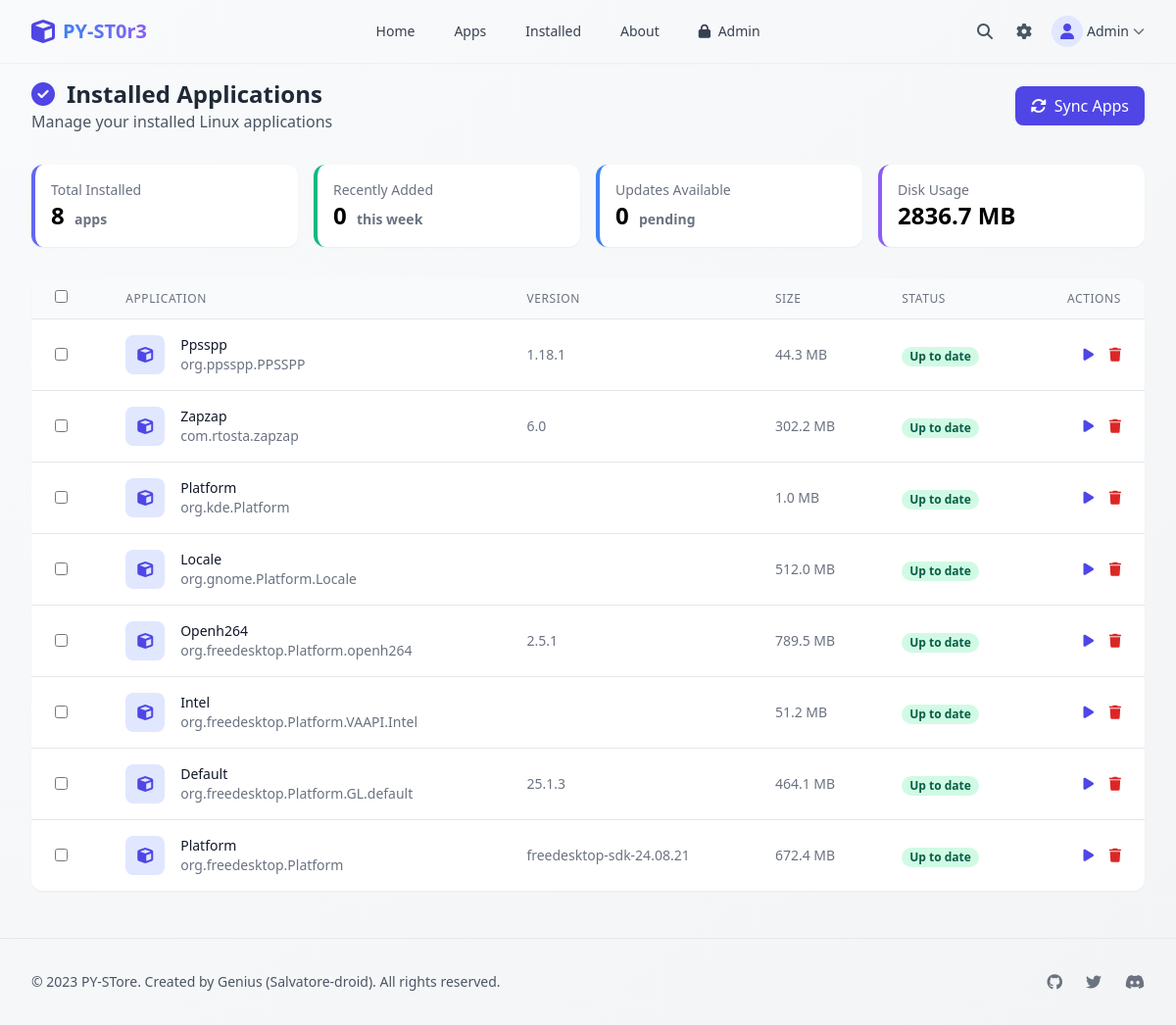
/installed/ (signed in), run on the app's committed database.
### base/models.py (models this page shows, shortened)
class InstalledApp(models.Model):
    STATUS_CHOICES = [
        ('up_to_date', 'Up to date'),
        ('update_available', 'Update available'),
        ('not_installed', 'Not installed'),
    ]
    user = models.ForeignKey(User, on_delete=models.CASCADE)
    app_id = models.CharField(max_length=255)  # Removed unique=True
    name = models.CharField(max_length=255)
    version = models.CharField(max_length=100)
    size = models.CharField(max_length=50)
    status = models.CharField(max_length=20, choices=STATUS_CHOICES, default='up_to_date')
    icon = models.CharField(max_length=50, default='cube')
    icon_color = models.CharField(max_length=50, default='indigo')
    install_date = models.DateTimeField(auto_now_add=True)
    last_updated = models.DateTimeField(auto_now=True)
    class Meta:
        ordering = ['-install_date']
        unique_together = ('user', 'app_id')  # Added composite unique constraint

### base/views.py (the view, shortened to what this page needs)
# urls.py: path('installed/', views.installed_apps, name='installed'),
@login_required
def installed_apps(request):
    apps = InstalledApp.objects.filter(user=request.user)
    total_size = 0.0
    for app in apps:
        if app.size and 'MB' in app.size:
            try:
                total_size += float(app.size.split()[0])
            except (ValueError, IndexError):
                continue
    context = {
        'apps': apps,
        'total_count': apps.count(),
        'total_size': f"{total_size:.1f} MB",
        'recent_count': apps.filter(install_date__gte=timezone.now()-timezone.timedelta(days=7)).count(),
        'update_count': apps.filter(status='update_available').count(),
    }
    return render(request, 'installed.html', context)

### base/templates/installed.html (shortened to what this page needs)
{% extends "base.html" %}
{% block content %}
<div class="animate-fade-in" x-data="{
    selected: [],
    selectAll: false,
    toggleAll() {
        this.selected = this.selectAll ?
            {% for app in apps %}'{{ app.app_id }}'{% if not forloop.last %},{% endif %}{% endfor %}.split(',') : [];
    }
}">
    <div class="flex items-center justify-between mb-8">
        <div>
            <h2 class="text-2xl font-bold text-gray-800 flex items-center">
                <i class="fas fa-check-circle text-indigo-600 mr-3"></i>
                Installed Applications
            </h2>
            <p class="text-gray-600">Manage your installed Linux applications</p>
        </div>
        <form method="post" class="flex items-center space-x-3">
            <button name="sync" type="submit"
                    class="px-4 py-2 bg-indigo-600 text-white rounded-lg hover:bg-indigo-700 transition-colors flex items-center">
                <i class="fas fa-sync-alt mr-2"></i> Sync Apps
            </button>
        </form>
    </div>
    <div class="grid grid-cols-1 md:grid-cols-4 gap-4 mb-8">
        <div class="bg-white p-4 rounded-xl shadow-sm border-l-4 border-indigo-500">
            <p class="text-sm text-gray-500">Total Installed</p>
            <p class="text-2xl font-bold">{{ total_count }} <span class="text-sm text-gray-500 ml-1">apps</span></p>
        </div>
        <div class="bg-white p-4 rounded-xl shadow-sm border-l-4 border-green-500">
            <p class="text-sm text-gray-500">Recently Added</p>
            <p class="text-2xl font-bold">{{ recent_count }} <span class="text-sm text-gray-500 ml-1">this week</span></p>
        </div>
        <div class="bg-white p-4 rounded-xl shadow-sm border-l-4 border-blue-500">
            <p class="text-sm text-gray-500">Updates Available</p>
            <p class="text-2xl font-bold">{{ update_count }} <span class="text-sm text-gray-500 ml-1">pending</span></p>
        </div>
        <div class="bg-white p-4 rounded-xl shadow-sm border-l-4 border-purple-500">
            <p class="text-sm text-gray-500">Disk Usage</p>
            <p class="text-2xl font-bold">{{ total_size }}</p>
        </div>
    </div>
    {% if apps %}
    <form method="post" class="bg-white rounded-xl shadow-sm overflow-hidden">
        <div class="overflow-x-auto">
            <table class="min-w-full divide-y divide-gray-200">
                <thead class="bg-gray-50">
                    <tr>
                        <th scope="col" class="px-6 py-3 text-left text-xs font-medium text-gray-500 uppercase tracking-wider">
                            <input type="checkbox" class="rounded text-indigo-600 focus:ring-indigo-500"
                                   x-model="selectAll" @change="toggleAll()">
                        </th>
                        <th scope="col" class="px-6 py-3 text-left text-xs font-medium text-gray-500 uppercase tracking-wider">
                            Application
                        </th>
                        <th scope="col" class="px-6 py-3 text-left text-xs font-medium text-gray-500 uppercase tracking-wider">
                            Version
                        </th>
                        <th scope="col" class="px-6 py-3 text-left text-xs font-medium text-gray-500 uppercase tracking-wider">
                            Size
                        </th>
                        <th scope="col" class="px-6 py-3 text-left text-xs font-medium text-gray-500 uppercase tracking-wider">
                            Status
                        </th>
                        <th scope="col" class="px-6 py-3 text-right text-xs font-medium text-gray-500 uppercase tracking-wider">
                            Actions
                        </th>
                    </tr>
                </thead>
                <tbody class="bg-white divide-y divide-gray-200">
                    {% for app in apps %}
                    <tr class="hover:bg-gray-50 transition-colors">
                        <td class="px-6 py-4 whitespace-nowrap">
                            <input type="checkbox" name="selected_ids" value="{{ app.app_id }}"
                                   class="rounded text-indigo-600 focus:ring-indigo-500"
                                   x-model="selected">
                        </td>
                        <td class="px-6 py-4 whitespace-nowrap">
                            <div class="flex items-center">
                                <div class="flex-shrink-0 h-10 w-10 bg-{{ app.icon_color }}-100 rounded-lg flex items-center justify-center">
                                    <i class="fas fa-{{ app.icon }} text-{{ app.icon_color }}-600"></i>
                                </div>
                                <div class="ml-4">
                                    <div class="text-sm font-medium text-gray-900">
                                        <a href="{% url 'app_detail' app.app_id %}" class="hover:text-indigo-600 hover:underline">
                                            {{ app.name }}
                                        </a>
                                    </div>
                                    <div class="text-sm text-gray-500">{{ app.app_id }}</div>
                                </div>
                            </div>
                        </td>
                        <td class="px-6 py-4 whitespace-nowrap text-sm text-gray-500">
                            {{ app.version }}
                        </td>
                        <td class="px-6 py-4 whitespace-nowrap text-sm text-gray-500">
                            {{ app.size }}
                        </td>
                        <td class="px-6 py-4 whitespace-nowrap">
                            <span class="px-2 inline-flex text-xs leading-5 font-semibold rounded-full
                                {% if app.status == 'up_to_date' %}bg-green-100 text-green-800
                                {% elif app.status == 'update_available' %}bg-yellow-100 text-yellow-800
                                {% else %}bg-gray-100 text-gray-800{% endif %}">
                                {{ app.get_status_display }}
                            </span>
                        </td>
                        <td class="px-6 py-4 whitespace-nowrap text-right text-sm font-medium">
                            <a href="{% url 'app_detail' app.app_id %}?action=launch"
                               class="text-indigo-600 hover:text-indigo-900 mr-3">
                                <i class="fas fa-play"></i>
                            </a>
                            <a href="{% url 'app_detail' app.app_id %}?action=uninstall"
                               class="text-red-600 hover:text-red-900">
                                <i class="fas fa-trash"></i>
                            </a>
                        </td>
                    </tr>
                    {% endfor %}
                </tbody>
            </table>
        </div>
    </form>
    {% endif %}
</div>
{% endblock %}

### base/templates/base.html (shortened to what this page needs)
<!DOCTYPE html>
<html lang="en" class="scroll-smooth">
<head>
    <link rel="stylesheet" href="https://cdnjs.cloudflare.com/ajax/libs/font-awesome/6.4.0/css/all.min.css">
    <link href="/static/css/styles.css" rel="stylesheet">
    <link href="https://cdn.jsdelivr.net/npm/tailwindcss@2.2.19/dist/tailwind.min.css" rel="stylesheet">
</head>
<body class="font-['Poppins'] bg-gradient-to-br from-gray-50 to-gray-100 min-h-screen">
    <nav class="bg-white/80 backdrop-blur-md shadow-sm fixed w-full z-50">
        <div class="max-w-7xl mx-auto px-4 sm:px-6 lg:px-8">
            <div class="flex items-center justify-between h-16">
                <div class="flex items-center">
                    <div class="flex-shrink-0 flex items-center">
                        <i class="fas fa-cube text-indigo-600 text-2xl mr-2"></i>
                        <span class="text-xl font-bold gradient-text">PY-ST0r3</span>
                    </div>
                </div>
                <div class="hidden md:block">
                    <div class="ml-10 flex items-baseline space-x-4">
                        <a href="{% url 'home' %}" class="text-gray-700 hover:text-indigo-600 px-3 py-2 rounded-md text-sm font-medium">Home</a>
                        <a href="#" class="text-gray-700 hover:text-indigo-600 px-3 py-2 rounded-md text-sm font-medium">Apps</a>
                        <a href="{% url 'installed' %}" class="text-gray-700 hover:text-indigo-600 px-3 py-2 rounded-md text-sm font-medium">Installed</a>
                        <a href="{% url 'about' %}" class="text-gray-700 hover:text-indigo-600 px-3 py-2 rounded-md text-sm font-medium">About</a>
                        {% if user.is_staff %}
                        <a href="{% url 'admin:index' %}" class="text-gray-700 hover:text-indigo-600 px-3 py-2 rounded-md text-sm font-medium">
                            <i class="fas fa-lock mr-1"></i> Admin
                        </a>
                        {% endif %}
                    </div>
                </div>
                <div class="hidden md:block">
                    <div class="ml-4 flex items-center md:ml-6 space-x-4">
                        <button class="p-1 rounded-full text-gray-600 hover:text-indigo-600 focus:outline-none">
                            <i class="fas fa-search"></i>
                        </button>
                        <button class="p-1 rounded-full text-gray-600 hover:text-indigo-600 focus:outline-none">
                            <i class="fas fa-cog"></i>
                        </button>
                        <div class="relative user-dropdown">
                            <button class="flex items-center space-x-1 focus:outline-none">
                                <div class="w-8 h-8 rounded-full bg-indigo-100 flex items-center justify-center text-indigo-600">
                                    <i class="fas fa-user"></i>
                                </div>
                                {% if user.is_authenticated %}
                                <span class="text-sm font-medium text-gray-700">{{ user.username }}</span>
                                {% else %}
                                <span class="text-sm font-medium text-gray-700">Guest</span>
                                {% endif %}
                                <i class="fas fa-chevron-down text-xs text-gray-500"></i>
                            </button>
                        </div>
                    </div>
                </div>
            </div>
        </div>
    </nav>
    <main class="pt-20 pb-12 px-4 sm:px-6 lg:px-8 max-w-7xl mx-auto">
        {% block content %}
        {% endblock %}
    </main>
    <footer class="bg-white/80 backdrop-blur-md border-t border-gray-200 py-8">
        <div class="max-w-7xl mx-auto px-4 sm:px-6 lg:px-8">
            <div class="md:flex md:items-center md:justify-between">
                <div class="flex justify-center md:order-2 space-x-6">
                    <a href="#" class="text-gray-500 hover:text-indigo-600">
                        <i class="fab fa-github"></i>
                    </a>
                    <a href="#" class="text-gray-500 hover:text-indigo-600">
                        <i class="fab fa-twitter"></i>
                    </a>
                    <a href="#" class="text-gray-500 hover:text-indigo-600">
                        <i class="fab fa-discord"></i>
                    </a>
                </div>
                <div class="mt-8 md:mt-0 md:order-1">
                    <p class="text-center text-sm text-gray-600">
                        &copy; 2023 PY-STore. Created by Genius (Salvatore-droid). All rights reserved.
                    </p>
                </div>
            </div>
        </div>
    </footer>
</body>
</html>

### base/static/css/styles.css (style rules this page uses)
.animate-fade-in { animation: fadeIn 0.6s ease-out forwards; }
.gradient-text { background-clip: text; -webkit-background-clip: text; color: transparent; background-image: linear-gradient(90deg, #3b82f6, #8b5cf6); }

### base/templates/base.html (style rules this page uses)
:root { --primary: #4f46e5; --secondary: #10b981; }

### data on the page
InstalledApp: name "Ppsspp", app_id "org.ppsspp.PPSSPP", version "1.18.1", size "44.3 MB", status "Up to date"
InstalledApp: name "Zapzap", app_id "com.rtosta.zapzap", version "6.0", size "302.2 MB", status "Up to date"
InstalledApp: name "Platform", app_id "org.kde.Platform", size "1.0 MB", status "Up to date"
InstalledApp: name "Locale", app_id "org.gnome.Platform.Locale", size "512.0 MB", status "Up to date"
InstalledApp: name "Openh264", app_id "org.freedesktop.Platform.openh264", version "2.5.1", size "789.5 MB", status "Up to date"
InstalledApp: name "Intel", app_id "org.freedesktop.Platform.VAAPI.Intel", size "51.2 MB", status "Up to date"
InstalledApp: name "Default", app_id "org.freedesktop.Platform.GL.default", version "25.1.3", size "464.1 MB", status "Up to date"
InstalledApp: name "Platform", app_id "org.freedesktop.Platform", version "freedesktop-sdk-24.08.21", size "672.4 MB", status "Up to date"

### other printed values
{{ user.username }} "Admin"
{{ total_count }} "8"
{{ recent_count }} "0"
{{ update_count }} "0"
{{ total_size }} "2836.7 MB"
